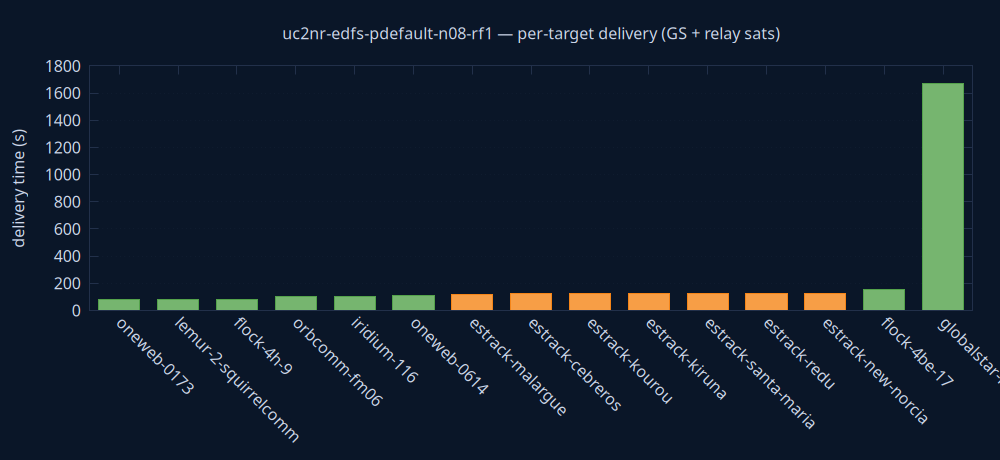

Write gnuplot code to recreate this figure.
set terminal pngcairo size 1000,460 background rgb '#0a1628'
set output 'delivery.png'
set style fill solid 0.8
set boxwidth 0.7 relative
set border lc rgb '#22304a'
set grid ytics lc rgb '#22304a'
set yrange [0:*]
set ylabel 'delivery time (s)' textcolor rgb '#cdd7ea'
set xtics rotate by -45 textcolor rgb '#cdd7ea'
set ytics textcolor rgb '#cdd7ea'
set title 'uc2nr-edfs-pdefault-n08-rf1 — per-target delivery (GS + relay sats)' textcolor rgb '#cdd7ea'
plot 'delivery.dat' using 0:2:3:xtic(1) with boxes lc rgb variable notitle
